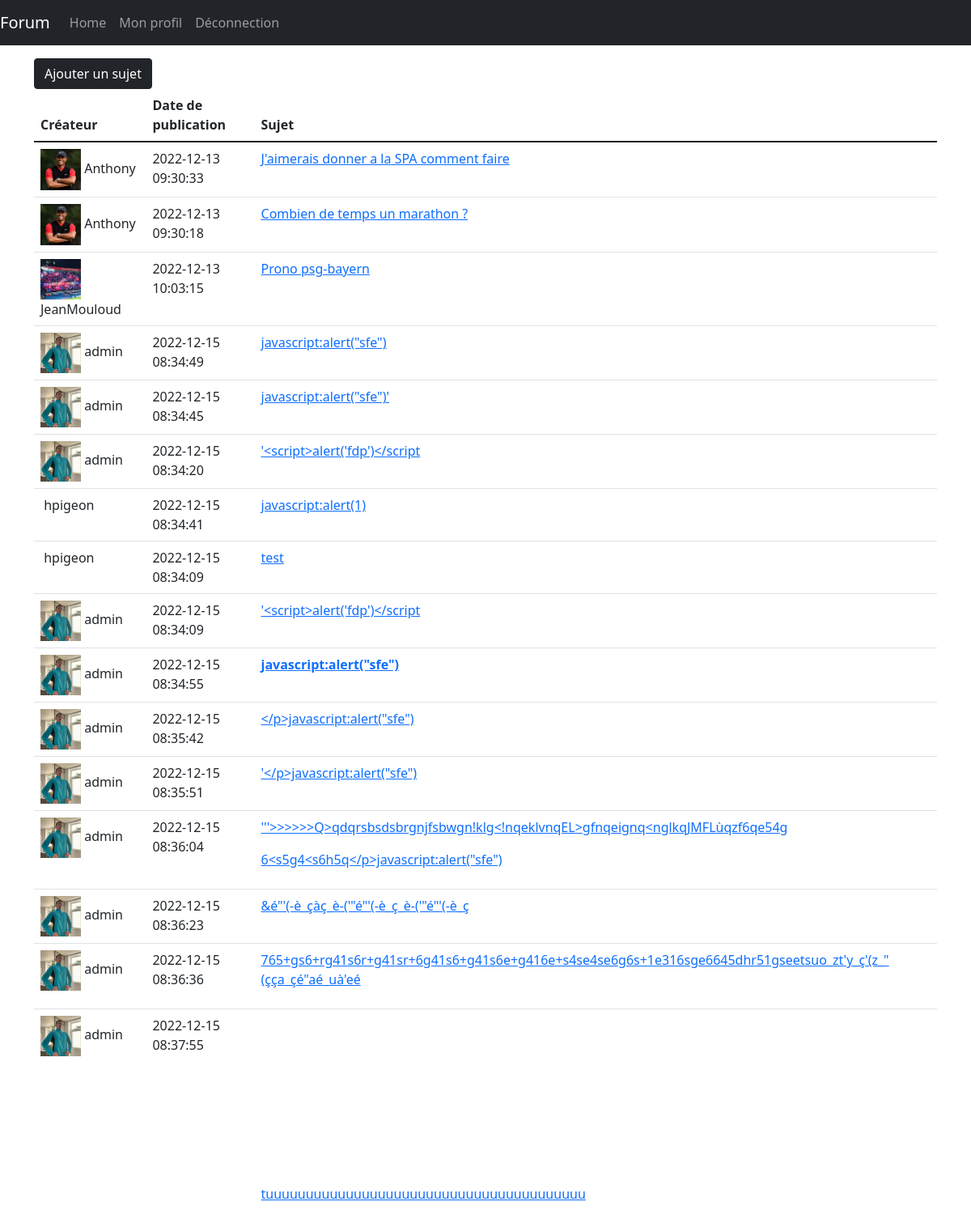
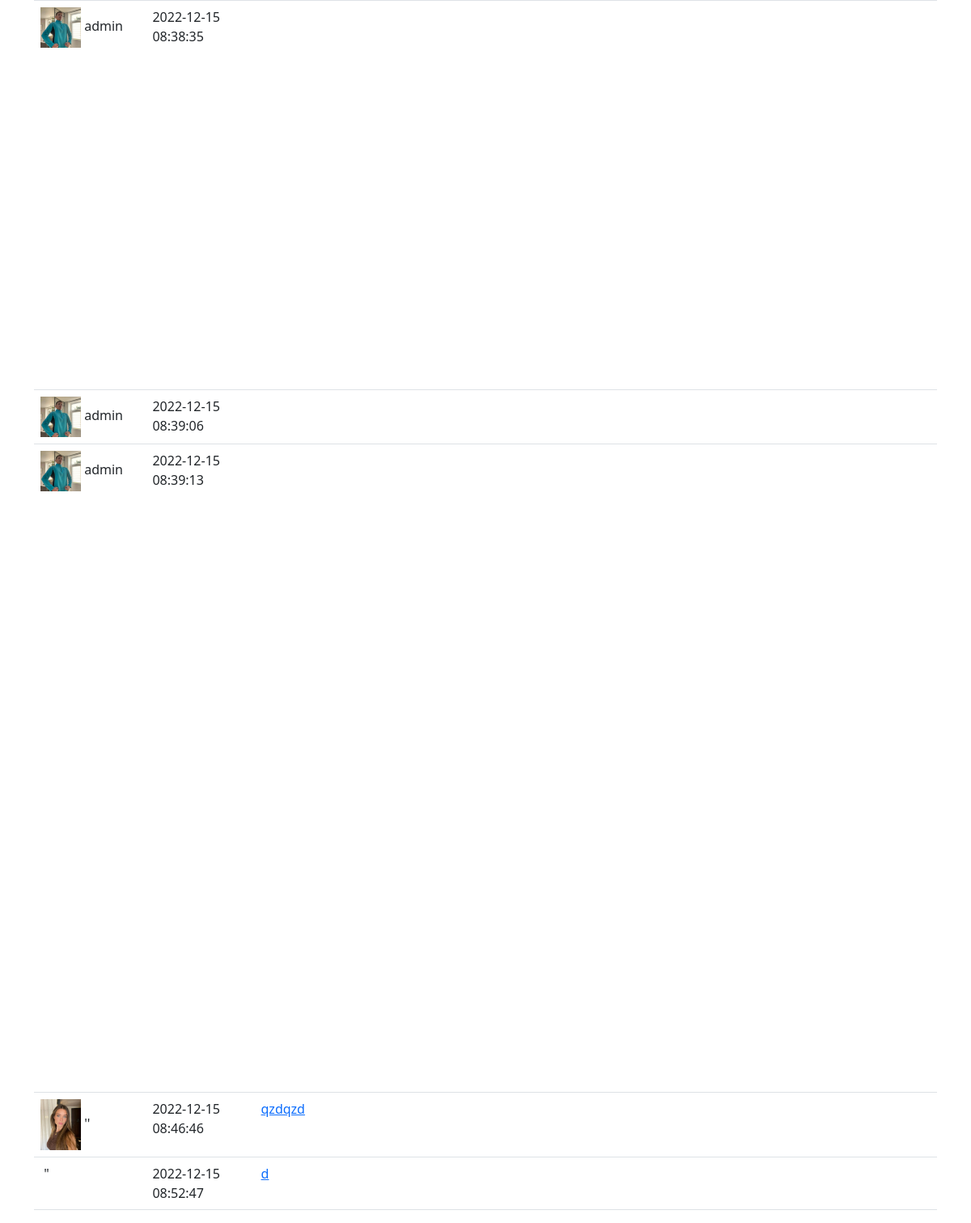
/views/home.php (signed in), run on the app's committed database (2 pictures, top to bottom).
### tables this page shows
CREATE TABLE IF NOT EXISTS `sujet` (
  `Id_sujet` int(11) NOT NULL AUTO_INCREMENT,
  `libelle` varchar(250) DEFAULT NULL,
  `createur` varchar(250) DEFAULT NULL,
  `date_Creation` datetime DEFAULT NULL,
  `Id_Createur` int(11) NOT NULL,
  PRIMARY KEY (`Id_sujet`)
);

CREATE TABLE IF NOT EXISTS `utilisateur` (
  `Id_User` int(11) NOT NULL AUTO_INCREMENT,
  `role` varchar(250) NOT NULL,
  `username` varchar(250) NOT NULL,
  `inscriptionDate` datetime NOT NULL,
  `password` varchar(250) NOT NULL,
  `photoProfil` varchar(255) DEFAULT NULL,
  PRIMARY KEY (`Id_User`)
);

### actions/subjects/displaySubject.php (called while the page is built)
<?php
require('../actions/db.php');
$getAllSubjects = $bdd->prepare('SELECT * FROM sujet');
$getAllSubjects->execute();

### views/home.php (the view)
<?php require('../actions/users/securityAction.php');
require('../actions/subjects/displaySubject.php');
?>
<!DOCTYPE html>
<html lang="en">
<?php include '../includes/Head.php' ?>
<body>
    <?php include '../includes/Navbar.php' ?>
    <div class="container">
        <a href="createSubject.php" class="btn btn-dark mt-3">Ajouter un sujet</a>
        <table class="table m">
            <thead>
                <tr>
                    <th>Créateur</th>
                    <th>Date de publication</th>
                    <th>Sujet</th>
                </tr>
            </thead>
            <tbody>
                <?php while ($row = $getAllSubjects->fetch(PDO::FETCH_ASSOC)) : ?>
                    <tr>
                        <td><?php
                            $id = $row['Id_Createur'];
                            $getPhotoProfil = $bdd->prepare('SELECT photoProfil FROM utilisateur WHERE Id_User = ?');
                            $getPhotoProfil->execute(array($id));
                            $PP = $getPhotoProfil->fetch(PDO::FETCH_ASSOC); ?>
                            <img src="photoProfil/<?php echo $PP['photoProfil'] ?>" width="50" alt="" />
                            <?= $row['createur'] ?>
                        </td>
                        <td><?= $row['date_Creation'] ?></td>
                        <td><a href="viewMessage.php?id=<?php echo htmlentities($row['Id_sujet']); ?>"><?= $row['libelle'] ?></a></td>
                    </tr>
                <?php endwhile; ?>
            </tbody>
        </table>
    </div>
</body>
</html>

### includes/Head.php (shortened to what this page needs)
<head>
    <link href="https://cdn.jsdelivr.net/npm/bootstrap@5.1.3/dist/css/bootstrap.min.css" rel="stylesheet">
    <link rel="stylesheet" href="../assets/app.css">
</head>

### includes/Navbar.php (shortened to what this page needs)
<nav class="navbar navbar-expand-lg navbar-dark bg-dark">
    <a class="navbar-brand" href="#">Forum</a>
    <div class="collapse navbar-collapse" id="navbarSupportedContent">
        <ul class="navbar-nav mr-auto">
            <li class="nav-item">
                <a class="nav-link" href="../views/home.php ">Home</a>
            </li>
            <li class="nav-item">
                <a class="nav-link" href="../views/myProfil.php">Mon profil</a>
            </li>
            <li class="nav-item">
                <a class="nav-link" href="../actions/users/logoutAction.php">Déconnection</a>
            </li>
        </ul>
    </div>
</nav>

### data on the page
sujet: utilisateur.photoProfil (picture), createur "Anthony", date_Creation "2022-12-13 09:30:33", libelle "J'aimerais donner a la SPA comment faire"
sujet: utilisateur.photoProfil (picture), createur "Anthony", date_Creation "2022-12-13 09:30:18", libelle "Combien de temps un marathon ?"
sujet: utilisateur.photoProfil (picture), createur "JeanMouloud", date_Creation "2022-12-13 10:03:15", libelle "Prono psg-bayern"
sujet: utilisateur.photoProfil (picture), createur "admin", date_Creation "2022-12-15 08:34:49", libelle "javascript:alert(\"sfe\")"
sujet: utilisateur.photoProfil (picture), createur "admin", date_Creation "2022-12-15 08:34:45", libelle "javascript:alert(\"sfe\")'"
sujet: utilisateur.photoProfil (picture), createur "admin", date_Creation "2022-12-15 08:34:20", libelle "'<script>alert('fdp')</script"
sujet: createur "hpigeon", date_Creation "2022-12-15 08:34:41", libelle "javascript:alert(1)"
sujet: createur "hpigeon", date_Creation "2022-12-15 08:34:09", libelle "test"
sujet: utilisateur.photoProfil (picture), createur "admin", date_Creation "2022-12-15 08:34:09", libelle "'<script>alert('fdp')</script"
sujet: utilisateur.photoProfil (picture), createur "admin", date_Creation "2022-12-15 08:34:55", libelle "javascript:alert(\"sfe\")"
sujet: utilisateur.photoProfil (picture), createur "admin", date_Creation "2022-12-15 08:35:42", libelle "</p>javascript:alert(\"sfe\")"
sujet: utilisateur.photoProfil (picture), createur "admin", date_Creation "2022-12-15 08:35:51", libelle "'</p>javascript:alert(\"sfe\")"
sujet: utilisateur.photoProfil (picture), createur "admin", date_Creation "2022-12-15 08:36:04", libelle "'''>>>>>>Q>qdqrsbsdsbrgnjfsbwgn!klg<!nqeklvnqEL>gfnqeignq<nglkqJMFLùqzf6qe54g 6<s5g4<s6h5q</p>javascript:alert(\"sfe\")"
sujet: utilisateur.photoProfil (picture), createur "admin", date_Creation "2022-12-15 08:36:23", libelle "&é\"'(-è_çàç_è-('\"é\"'(-è_ç_è-('\"é\"'(-è_ç"
sujet: utilisateur.photoProfil (picture), createur "admin", date_Creation "2022-12-15 08:36:36", libelle "765+gs6+rg41s6r+g41sr+6g41s6+g41s6e+g416e+s4se4se6g6s+1e316sge6645dhr51gseetsuo_zt'y_ç'(z_\"(çça_çé\"aé_uà'eé"
sujet: utilisateur.photoProfil (picture), createur "admin", date_Creation "2022-12-15 08:37:55", libelle "tuuuuuuuuuuuuuuuuuuuuuuuuuuuuuuuuuuuuuuuu"
sujet: utilisateur.photoProfil (picture), createur "admin", date_Creation "2022-12-15 08:38:35"
sujet: utilisateur.photoProfil (picture), createur "admin", date_Creation "2022-12-15 08:39:06"
sujet: utilisateur.photoProfil (picture), createur "admin", date_Creation "2022-12-15 08:39:13"
sujet: utilisateur.photoProfil (picture), createur "''", date_Creation "2022-12-15 08:46:46", libelle "qzdqzd"
sujet: createur "\"", date_Creation "2022-12-15 08:52:47", libelle "d"
